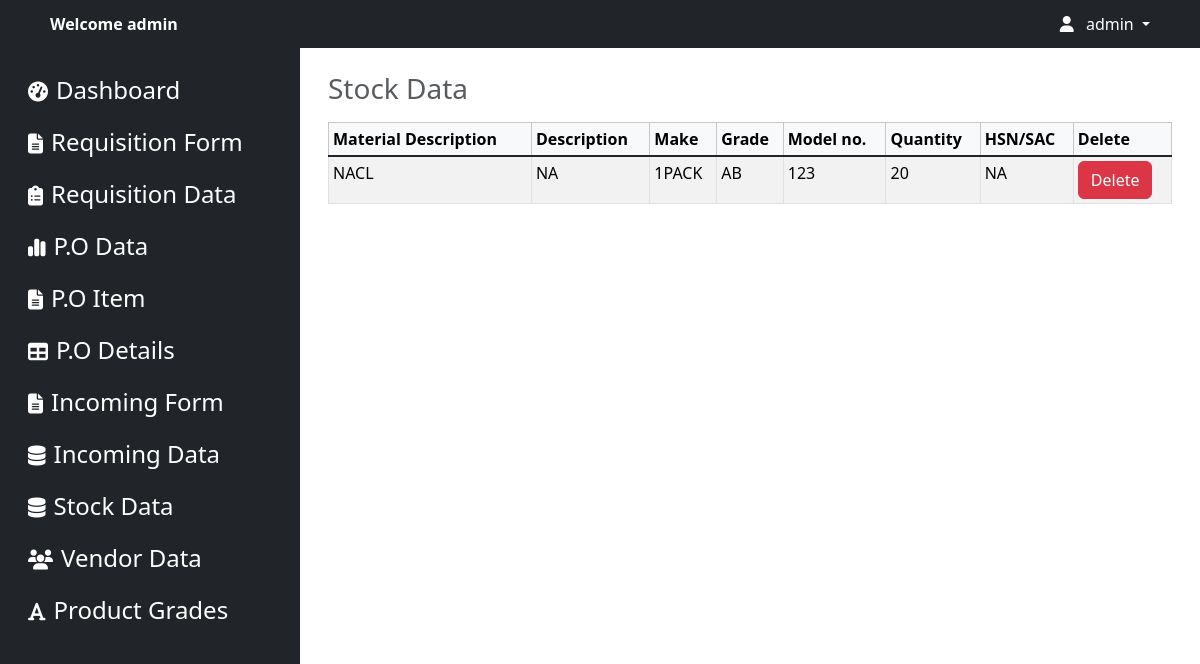
Page /stock-data (signed in) on the committed database.
### apps/models.py (models this page shows, shortened)
class Stock(models.Model):
    material = models.CharField(max_length=100)
    makes = models.CharField(max_length=100, default='Default value')
    model_no = models.CharField(max_length=100, default='Default Model No.')
    description = models.TextField()
    grade = models.CharField(max_length=20)
    quantity = models.PositiveIntegerField()
    hsn_sac = models.CharField(max_length=20, default='None')
    remark = models.TextField()

### apps/views.py (the view)
# urls.py: path("stock-data",views.stock,name="stock"),
@login_required
@never_cache
def stock(request):
    stock_data = Stock.objects.all()
    return render(request, 'stock/stock_home.html', {'stock_data': stock_data})

### templates/stock/stock_home.html (shortened to what this page needs)
<!DOCTYPE html>
<html lang="en">
<head>
    {% load static %}
    <link href="https://cdn.jsdelivr.net/npm/bootstrap@5.3.2/dist/css/bootstrap.min.css" rel="stylesheet">
    <link href="https://cdnjs.cloudflare.com/ajax/libs/font-awesome/6.5.1/css/all.min.css" rel="stylesheet">
    <link rel="stylesheet" href="{% static 'css/index.css' %}">
    <link rel="stylesheet" href="{% static 'css/sidebar.css' %}">
    <link rel="stylesheet" href="https://cdn.datatables.net/2.0.2/css/dataTables.bootstrap5.css">
    <link rel="stylesheet" href="https://cdn.datatables.net/buttons/3.0.0/css/buttons.dataTables.css">
    <link rel="stylesheet" href="https://cdn.datatables.net/select/2.0.0/css/select.dataTables.css">
</head>
<body>
    {% include 'logined/navbar.html' %}
    <div class="container-fluid">
        {% include 'logined/sidebar.html' %}
        <div class="col overflow-x-auto">
            <div class="container-fluid p-3">
                <div class="table-responsive{-sm|-md|-lg|-xl|-xxl} ">
                    <table id="example" class="caption-top table table-bordered table-striped table-sm table-hover"
                        style="width:100%">
                        <caption>
                            <h3>Stock Data</h3>
                        </caption>
                        <thead class="table-light">
                            <tr>
                                <th scope="col">Material Description</th>
                                <th scope="col">Description</th>
                                <th scope="col">Make</th>
                                <th scope="col">Grade</th>
                                <th scope="col">Model no.</th>
                                <th scope="col">Quantity</th>
                                <th scope="col">HSN/SAC</th>
                                <th scope="col">Delete</th>
                            </tr>
                        </thead>
                        <tbody class="table-group-divider">
                            {% for item in stock_data %}
                            <tr>
                                <td>{{ item.material }}</td>
                                <td>{{ item.description }}</td>
                                <td>{{ item.makes }}</td>
                                <td>{{ item.grade }}</td>
                                <td>{{ item.model_no }}</td>
                                <td>{{ item.quantity }}</td>
                                <td>{{ item.hsn_sac }}</td>
                                <td><a href="{% url 'stockdelete' model_no=item.model_no %}"
                                        class="btn btn-danger disable">Delete</a></td>
                            </tr>
                            {% endfor %}
                        </tbody>
                    </table>
                </div>
            </div>
        </div>
    </div>
    </div>
</body>
</html>

### templates/logined/navbar.html (shortened to what this page needs)
{% load static %}
<nav class="navbar navbar-expand-lg navbar-dark bg-dark navbar-custom p-1 ">
    <div class="container">
        <div class="collapse navbar-collapse" id="navbarNav">
            <ul class="navbar-nav">
                <li class="nav-item">
                    <a class="nav-link d-none d-lg-block text-white fw-semibold" href="#">Welcome {{ user.username }}</a>
                </li>
            </ul>
            <ul class="navbar-nav ms-auto">
                {% if user.is_authenticated %}
                <li class="nav-item dropdown">
                    <a class="nav-link dropdown-toggle text-white" href="#" id="navbarDropdown" role="button"
                        data-bs-toggle="dropdown" aria-expanded="false">
                        <i class="fas fa-user"></i> <span class="ms-2 d-none d-sm-inline">{{ user.username }}</span>
                    </a>
                </li>
                {% endif %}
            </ul>
        </div>
    </div>
</nav>

### static/css/index.css (style rules this page uses)
.navbar { --bs-navbar-padding-y: 0rem !important; }

### rows in the picture
Stock: material "NACL", description "NA", makes "1PACK", grade "AB", model_no "123", quantity "20", hsn_sac "NA"

### other values in the picture
{{ user.username }} "admin"
